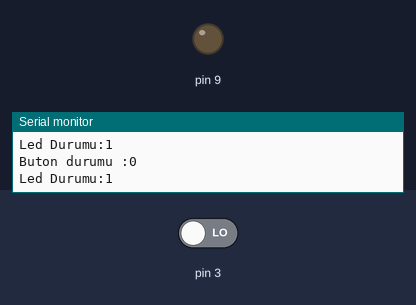
The sketch below on a simulated Arduino Uno, built with avr-gcc and run on an emulated ATmega328P. Parts: output pins drawn as LEDs (lit = HIGH), the last lines printed to the serial monitor. The inputs (shaded band) are chosen by the test bench; at power-on: pin 3 LOW.

Above: at 1.3 s.
1.4 s: pin 3 driven HIGH
At 2.7 s:
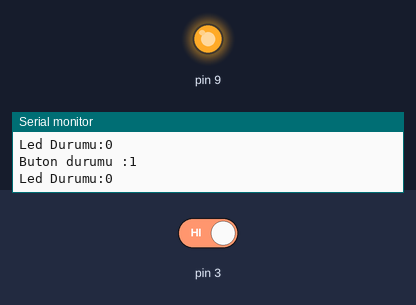
3.0 s: pin 3 driven LOW
At 3.9 s:
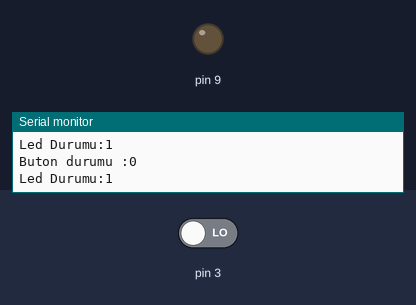
Timing chart, 0 to 6.0 s (numbered marks = the images above; inputs shaded):
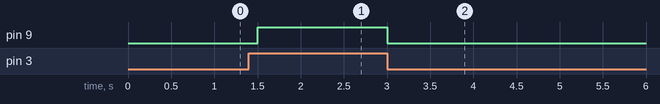

The sketch:

4-SeriHaberlesmeVeButon.ino
```cpp
boolean durum=0;
void setup() {
  pinMode(9, OUTPUT);
  pinMode(3,INPUT);
  Serial.begin(9600);
}

void loop() {
  durum=digitalRead(3);
  digitalWrite(9,durum);
  delay(250);

  Serial.print("Buton durumu :");
  Serial.println(durum);
  Serial.print("Led Durumu:");
  Serial.println(!durum);
}
```

Measured:
- after the input at 1.4 s, pin 9: LOW → HIGH after 0.10 s
- after the input at 3.0 s, pin 9: HIGH → LOW at once
